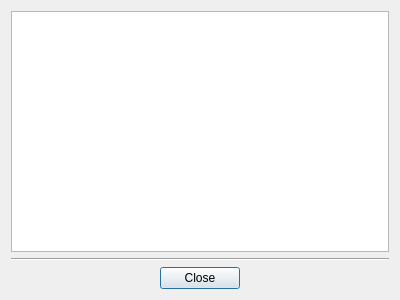
<?xml version="1.0" encoding="UTF-8"?>
<ui version="4.0">
 <class>laneTableDialog</class>
 <widget class="QDialog" name="laneTableDialog">
  <property name="geometry">
   <rect>
    <x>0</x>
    <y>0</y>
    <width>400</width>
    <height>300</height>
   </rect>
  </property>
  <property name="windowTitle">
   <string>Dialog</string>
  </property>
  <property name="modal">
   <bool>true</bool>
  </property>
  <layout class="QVBoxLayout" name="verticalLayout">
   <item>
    <widget class="QTableWidget" name="Table"/>
   </item>
   <item>
    <widget class="Line" name="HorizontalLine">
     <property name="orientation">
      <enum>Qt::Horizontal</enum>
     </property>
    </widget>
   </item>
   <item>
    <layout class="QHBoxLayout" name="LayoutButton">
     <item>
      <spacer name="horizontalSpacer1">
       <property name="orientation">
        <enum>Qt::Horizontal</enum>
       </property>
       <property name="sizeHint" stdset="0">
        <size>
         <width>40</width>
         <height>20</height>
        </size>
       </property>
      </spacer>
     </item>
     <item>
      <widget class="QPushButton" name="ButtonClose">
       <property name="text">
        <string>Close</string>
       </property>
       <property name="icon">
        <iconset resource="../../../resources/eNetEditorResources.qrc">
         <normaloff>:/main/accept.ico</normaloff>:/main/accept.ico</iconset>
       </property>
      </widget>
     </item>
     <item>
      <spacer name="horizontalSpacer2">
       <property name="orientation">
        <enum>Qt::Horizontal</enum>
       </property>
       <property name="sizeHint" stdset="0">
        <size>
         <width>40</width>
         <height>20</height>
        </size>
       </property>
      </spacer>
     </item>
    </layout>
   </item>
  </layout>
 </widget>
 <resources>
  <include location="../../../resources/eNetEditorResources.qrc"/>
 </resources>
 <connections/>
</ui>
